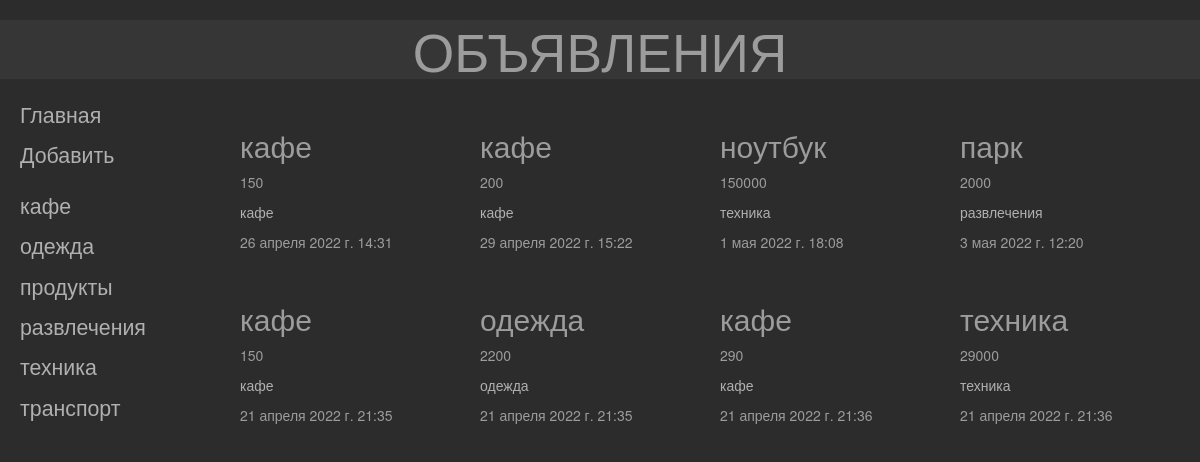
The page / on the database its author committed.
### expense/models.py (models this page shows, shortened)
class Rubric(models.Model):
    name = models.CharField(max_length=20, db_index=True, verbose_name='Название')
    class Meta:
        verbose_name_plural = 'Рубрики'
        verbose_name = 'Рубрику'
        ordering = ['name']

class Expense(models.Model):#verbose_name - название на админ старнице
    title = models.CharField(max_length=255, verbose_name='Трата на')
    amount = models.IntegerField(verbose_name='Сумма')
    time_create = models.DateTimeField(default=timezone.now, verbose_name='Дата создания')
    time_update = models.DateTimeField(auto_now=True,verbose_name = 'Дата последнего редактирования')
    published_date = models.DateTimeField(blank=True, null=True, verbose_name='Дата публикации')
    rubric = models.ForeignKey('Rubric', null = True, on_delete=models.PROTECT, verbose_name='Рубрика')
    class Meta:# весь класс META нужен для красивого отображения названий на админ-странице
        verbose_name_plural = 'Траты'
        verbose_name = 'объявление'
        ordering = ['-published_date']

### expense/views.py (the view)
# urls.py: path('', index, name='index'),
def index(request):
    bbs = Expense.objects.all()[::-1]
    rubrics = Rubric.objects.all()
    context = {'bbs' : bbs, 'rubrics' : rubrics}
    return render(request, 'expense/index.html', context)

### expense/templates/expense/index.html
{% extends "layout/basic.html" %}
{% block content %}
<div class="l-wrap">
    <div class="four-col-grid">
        {% for bb in bbs %}
        <div class = 'grid-item'>
            <h2>{{bb.title}}</h2>
            <p>{{bb.amount}}</p>
            <p><a href="{% url 'by_rubric' bb.rubric.pk %}">{{bb.rubric.name}}</a></p>
            <p>{{bb.time_create}}</p>
        </div>
    {% endfor %}
    </div>
</div>
{% endblock %}

### expense/templates/layout/basic.html (shortened to what this page needs)
{% load static %}
<!DOCTYPE html>
<html lang="en">
<head>
    <link rel="stylesheet" href="//maxcdn.bootstrapcdn.com/bootstrap/3.2.0/css/bootstrap.min.css">
    <link rel="stylesheet" href="//maxcdn.bootstrapcdn.com/bootstrap/3.2.0/css/bootstrap-theme.min.css">
    <link rel="stylesheet" type="text/css" href="{% static 'css\style.css' %}">
</head>
<body>
    <header>
        <h1>объявления</h1>
    </header>
    <nav>
        <a href="{% url 'index' %}">Главная</a>
        <a class="add" href="{% url 'add' %}">Добавить</a>
        {% for rubric in rubrics %}
        <a href="{% url 'by_rubric' rubric.pk %}">{{rubric.name}}</a>
        {% endfor %}
    </nav>
    <section>
        {% block content %}
        {% endblock %}
    </section>
</body>
</html>

### expense/static/css/style.css (style rules this page uses)
html { box-sizing: border-box; }
body { background: rgb(44, 44, 44); color:rgb(156, 156, 156); }
header h1 { font-size: 40pt; text-transform: uppercase; text-align: center; background: rgba(134, 134, 134, 0.1); }
nav { font-size: 16pt; width: 150px; float: left; margin-left: 20px; }
a { color:rgb(176, 176, 177); }
nav a { display: block; margin:10px 0px; }
nav .add { padding-bottom: 10px; }
.l-wrap { max-width: 100%; margin-left:150px }
.four-col-grid .grid-item { width: 20%; float:right; }
.four-col-grid::after { display: table; clear: both; content: ''; }
.grid-item { width: calc((100% - 24px * 2) / 4); margin-right: 30px; margin-top: 20px; float: left; }

### rows shown on the page
Rubric: name "кафе"
Rubric: name "одежда"
Rubric: name "продукты"
Rubric: name "развлечения"
Rubric: name "техника"
Rubric: name "транспорт"
Expense: title "парк", amount "2000", rubric.name "развлечения", time_create "3 мая 2022 г. 12:20"
Expense: title "ноутбук", amount "150000", rubric.name "техника", time_create "1 мая 2022 г. 18:08"
Expense: title "кафе", amount "200", rubric.name "кафе", time_create "29 апреля 2022 г. 15:22"
Expense: title "кафе", amount "150", rubric.name "кафе", time_create "26 апреля 2022 г. 14:31"
Expense: title "техника", amount "29000", rubric.name "техника", time_create "21 апреля 2022 г. 21:36"
Expense: title "кафе", amount "290", rubric.name "кафе", time_create "21 апреля 2022 г. 21:36"
Expense: title "одежда", amount "2200", rubric.name "одежда", time_create "21 апреля 2022 г. 21:35"
Expense: title "кафе", amount "150", rubric.name "кафе", time_create "21 апреля 2022 г. 21:35"
